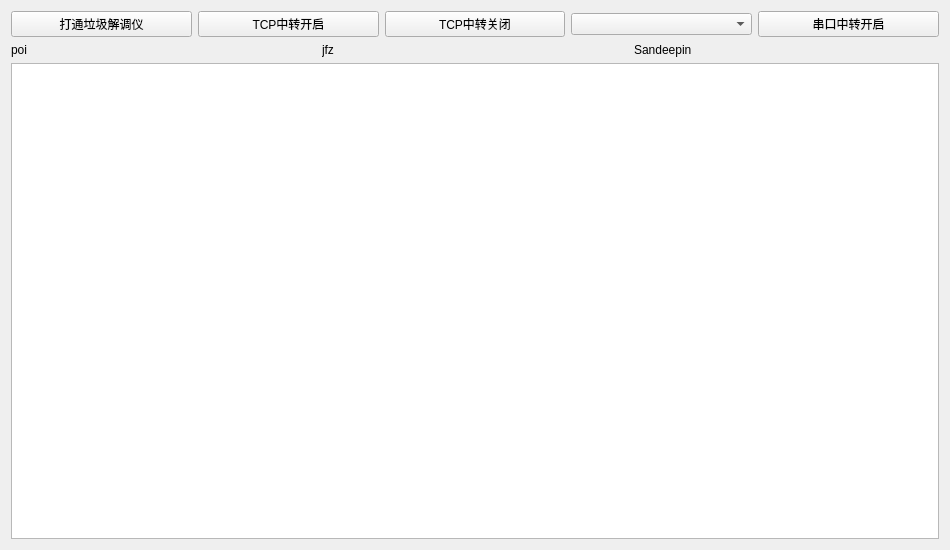
<?xml version="1.0" encoding="UTF-8"?>
<ui version="4.0">
 <class>MainWindow</class>
 <widget class="QMainWindow" name="MainWindow">
  <property name="geometry">
   <rect>
    <x>0</x>
    <y>0</y>
    <width>950</width>
    <height>550</height>
   </rect>
  </property>
  <property name="windowTitle">
   <string>异想家解调仪</string>
  </property>
  <widget class="QWidget" name="centralWidget">
   <layout class="QVBoxLayout" name="verticalLayout_2">
    <item>
     <layout class="QVBoxLayout" name="verticalLayout">
      <item>
       <layout class="QHBoxLayout" name="horizontalLayout">
        <item>
         <widget class="QPushButton" name="pushButton">
          <property name="text">
           <string>打通垃圾解调仪</string>
          </property>
         </widget>
        </item>
        <item>
         <widget class="QPushButton" name="pushButton_2">
          <property name="text">
           <string>TCP中转开启</string>
          </property>
         </widget>
        </item>
        <item>
         <widget class="QPushButton" name="pushButton_3">
          <property name="text">
           <string>TCP中转关闭</string>
          </property>
         </widget>
        </item>
        <item>
         <widget class="QComboBox" name="comboBox"/>
        </item>
        <item>
         <widget class="QPushButton" name="pushButton_4">
          <property name="text">
           <string>串口中转开启</string>
          </property>
         </widget>
        </item>
       </layout>
      </item>
      <item>
       <layout class="QHBoxLayout" name="horizontalLayout_2">
        <item>
         <widget class="QLabel" name="label">
          <property name="text">
           <string>poi</string>
          </property>
         </widget>
        </item>
        <item>
         <widget class="QLabel" name="label_2">
          <property name="text">
           <string>jfz</string>
          </property>
         </widget>
        </item>
        <item>
         <widget class="QLabel" name="label_3">
          <property name="text">
           <string>Sandeepin</string>
          </property>
         </widget>
        </item>
       </layout>
      </item>
      <item>
       <widget class="QTextEdit" name="textEdit"/>
      </item>
     </layout>
    </item>
   </layout>
  </widget>
 </widget>
 <layoutdefault spacing="6" margin="11"/>
 <resources/>
 <connections/>
</ui>
